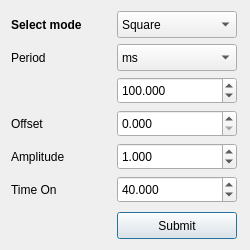
<?xml version="1.0" encoding="UTF-8"?>
<ui version="4.0">
 <class>MainWindow</class>
 <widget class="QDialog" name="MainWindow">
  <property name="geometry">
   <rect>
    <x>0</x>
    <y>0</y>
    <width>250</width>
    <height>250</height>
   </rect>
  </property>
  <property name="sizePolicy">
   <sizepolicy hsizetype="Expanding" vsizetype="Expanding">
    <horstretch>0</horstretch>
    <verstretch>0</verstretch>
   </sizepolicy>
  </property>
  <property name="minimumSize">
   <size>
    <width>250</width>
    <height>250</height>
   </size>
  </property>
  <property name="maximumSize">
   <size>
    <width>250</width>
    <height>250</height>
   </size>
  </property>
  <property name="windowTitle">
   <string>Config</string>
  </property>
  <layout class="QHBoxLayout" name="horizontalLayout">
   <item>
    <layout class="QFormLayout" name="formLayout">
     <property name="fieldGrowthPolicy">
      <enum>QFormLayout::AllNonFixedFieldsGrow</enum>
     </property>
     <item row="0" column="0">
      <widget class="QLabel" name="label">
       <property name="sizePolicy">
        <sizepolicy hsizetype="Fixed" vsizetype="Fixed">
         <horstretch>0</horstretch>
         <verstretch>0</verstretch>
        </sizepolicy>
       </property>
       <property name="minimumSize">
        <size>
         <width>100</width>
         <height>27</height>
        </size>
       </property>
       <property name="font">
        <font>
         <weight>75</weight>
         <bold>true</bold>
        </font>
       </property>
       <property name="text">
        <string>Select mode</string>
       </property>
      </widget>
     </item>
     <item row="0" column="1">
      <widget class="QComboBox" name="cBmode">
       <property name="sizePolicy">
        <sizepolicy hsizetype="Fixed" vsizetype="Fixed">
         <horstretch>0</horstretch>
         <verstretch>0</verstretch>
        </sizepolicy>
       </property>
       <property name="minimumSize">
        <size>
         <width>120</width>
         <height>27</height>
        </size>
       </property>
       <property name="maximumSize">
        <size>
         <width>120</width>
         <height>27</height>
        </size>
       </property>
       <item>
        <property name="text">
         <string>Square</string>
        </property>
       </item>
       <item>
        <property name="text">
         <string>Triangle</string>
        </property>
       </item>
       <item>
        <property name="text">
         <string>Sine</string>
        </property>
       </item>
       <item>
        <property name="text">
         <string>Sawtooth</string>
        </property>
       </item>
       <item>
        <property name="text">
         <string>Fixed potential</string>
        </property>
       </item>
      </widget>
     </item>
     <item row="1" column="0">
      <widget class="QLabel" name="label_2">
       <property name="sizePolicy">
        <sizepolicy hsizetype="Fixed" vsizetype="Fixed">
         <horstretch>0</horstretch>
         <verstretch>0</verstretch>
        </sizepolicy>
       </property>
       <property name="minimumSize">
        <size>
         <width>100</width>
         <height>27</height>
        </size>
       </property>
       <property name="text">
        <string>Period</string>
       </property>
      </widget>
     </item>
     <item row="1" column="1">
      <widget class="QComboBox" name="cBmodoPeriod">
       <property name="sizePolicy">
        <sizepolicy hsizetype="Fixed" vsizetype="Fixed">
         <horstretch>0</horstretch>
         <verstretch>0</verstretch>
        </sizepolicy>
       </property>
       <property name="minimumSize">
        <size>
         <width>120</width>
         <height>27</height>
        </size>
       </property>
       <item>
        <property name="text">
         <string>ms</string>
        </property>
       </item>
       <item>
        <property name="text">
         <string>us</string>
        </property>
       </item>
      </widget>
     </item>
     <item row="3" column="0">
      <widget class="QLabel" name="label_4">
       <property name="sizePolicy">
        <sizepolicy hsizetype="Fixed" vsizetype="Fixed">
         <horstretch>0</horstretch>
         <verstretch>0</verstretch>
        </sizepolicy>
       </property>
       <property name="minimumSize">
        <size>
         <width>100</width>
         <height>27</height>
        </size>
       </property>
       <property name="text">
        <string>Offset</string>
       </property>
      </widget>
     </item>
     <item row="4" column="0">
      <widget class="QLabel" name="label_3">
       <property name="sizePolicy">
        <sizepolicy hsizetype="Fixed" vsizetype="Fixed">
         <horstretch>0</horstretch>
         <verstretch>0</verstretch>
        </sizepolicy>
       </property>
       <property name="minimumSize">
        <size>
         <width>100</width>
         <height>27</height>
        </size>
       </property>
       <property name="text">
        <string>Amplitude</string>
       </property>
      </widget>
     </item>
     <item row="5" column="0">
      <widget class="QStackedWidget" name="stackedWidget">
       <property name="sizePolicy">
        <sizepolicy hsizetype="Fixed" vsizetype="Fixed">
         <horstretch>0</horstretch>
         <verstretch>0</verstretch>
        </sizepolicy>
       </property>
       <property name="minimumSize">
        <size>
         <width>100</width>
         <height>30</height>
        </size>
       </property>
       <property name="currentIndex">
        <number>0</number>
       </property>
       <widget class="QWidget" name="page">
        <widget class="QLabel" name="label_6">
         <property name="geometry">
          <rect>
           <x>0</x>
           <y>0</y>
           <width>100</width>
           <height>27</height>
          </rect>
         </property>
         <property name="sizePolicy">
          <sizepolicy hsizetype="Fixed" vsizetype="Fixed">
           <horstretch>0</horstretch>
           <verstretch>0</verstretch>
          </sizepolicy>
         </property>
         <property name="minimumSize">
          <size>
           <width>100</width>
           <height>27</height>
          </size>
         </property>
         <property name="text">
          <string>Time On</string>
         </property>
        </widget>
       </widget>
       <widget class="QWidget" name="page_2">
        <widget class="QLabel" name="label_5">
         <property name="geometry">
          <rect>
           <x>0</x>
           <y>0</y>
           <width>100</width>
           <height>27</height>
          </rect>
         </property>
         <property name="sizePolicy">
          <sizepolicy hsizetype="Fixed" vsizetype="Fixed">
           <horstretch>0</horstretch>
           <verstretch>0</verstretch>
          </sizepolicy>
         </property>
         <property name="minimumSize">
          <size>
           <width>100</width>
           <height>27</height>
          </size>
         </property>
         <property name="text">
          <string>Rise Time</string>
         </property>
        </widget>
       </widget>
       <widget class="QWidget" name="page_10"/>
       <widget class="QWidget" name="page_9"/>
       <widget class="QWidget" name="page_5"/>
      </widget>
     </item>
     <item row="5" column="1">
      <widget class="QStackedWidget" name="stackedWidget_2">
       <property name="sizePolicy">
        <sizepolicy hsizetype="Fixed" vsizetype="Fixed">
         <horstretch>0</horstretch>
         <verstretch>0</verstretch>
        </sizepolicy>
       </property>
       <property name="minimumSize">
        <size>
         <width>120</width>
         <height>30</height>
        </size>
       </property>
       <property name="currentIndex">
        <number>0</number>
       </property>
       <widget class="QWidget" name="page_3">
        <widget class="QDoubleSpinBox" name="sBtimeon">
         <property name="geometry">
          <rect>
           <x>0</x>
           <y>0</y>
           <width>120</width>
           <height>27</height>
          </rect>
         </property>
         <property name="sizePolicy">
          <sizepolicy hsizetype="Fixed" vsizetype="Fixed">
           <horstretch>0</horstretch>
           <verstretch>0</verstretch>
          </sizepolicy>
         </property>
         <property name="minimumSize">
          <size>
           <width>120</width>
           <height>27</height>
          </size>
         </property>
         <property name="decimals">
          <number>3</number>
         </property>
         <property name="minimum">
          <double>0.000000000000000</double>
         </property>
         <property name="maximum">
          <double>65536.000000000000000</double>
         </property>
         <property name="singleStep">
          <double>1.000000000000000</double>
         </property>
         <property name="value">
          <double>40.000000000000000</double>
         </property>
        </widget>
       </widget>
       <widget class="QWidget" name="page_4">
        <widget class="QDoubleSpinBox" name="sBriseTime">
         <property name="geometry">
          <rect>
           <x>0</x>
           <y>0</y>
           <width>120</width>
           <height>27</height>
          </rect>
         </property>
         <property name="sizePolicy">
          <sizepolicy hsizetype="Fixed" vsizetype="Fixed">
           <horstretch>0</horstretch>
           <verstretch>0</verstretch>
          </sizepolicy>
         </property>
         <property name="minimumSize">
          <size>
           <width>120</width>
           <height>27</height>
          </size>
         </property>
         <property name="decimals">
          <number>3</number>
         </property>
         <property name="maximum">
          <double>65536.000000000000000</double>
         </property>
         <property name="value">
          <double>40.000000000000000</double>
         </property>
        </widget>
       </widget>
       <widget class="QWidget" name="page_8"/>
       <widget class="QWidget" name="page_7"/>
       <widget class="QWidget" name="page_6"/>
      </widget>
     </item>
     <item row="6" column="1">
      <widget class="QPushButton" name="Bsubmit">
       <property name="sizePolicy">
        <sizepolicy hsizetype="Fixed" vsizetype="Fixed">
         <horstretch>0</horstretch>
         <verstretch>0</verstretch>
        </sizepolicy>
       </property>
       <property name="minimumSize">
        <size>
         <width>120</width>
         <height>27</height>
        </size>
       </property>
       <property name="text">
        <string>Submit</string>
       </property>
      </widget>
     </item>
     <item row="2" column="1">
      <widget class="QStackedWidget" name="stackedWidget_3">
       <property name="minimumSize">
        <size>
         <width>120</width>
         <height>27</height>
        </size>
       </property>
       <property name="currentIndex">
        <number>0</number>
       </property>
       <widget class="QWidget" name="page_11">
        <widget class="QDoubleSpinBox" name="sBperiodms">
         <property name="geometry">
          <rect>
           <x>0</x>
           <y>0</y>
           <width>120</width>
           <height>27</height>
          </rect>
         </property>
         <property name="sizePolicy">
          <sizepolicy hsizetype="Fixed" vsizetype="Fixed">
           <horstretch>0</horstretch>
           <verstretch>0</verstretch>
          </sizepolicy>
         </property>
         <property name="minimumSize">
          <size>
           <width>120</width>
           <height>27</height>
          </size>
         </property>
         <property name="decimals">
          <number>3</number>
         </property>
         <property name="minimum">
          <double>1.000000000000000</double>
         </property>
         <property name="maximum">
          <double>65536.000000000000000</double>
         </property>
         <property name="singleStep">
          <double>0.100000000000000</double>
         </property>
         <property name="value">
          <double>100.000000000000000</double>
         </property>
        </widget>
       </widget>
       <widget class="QWidget" name="page_12">
        <widget class="QSpinBox" name="sBperiodus">
         <property name="geometry">
          <rect>
           <x>0</x>
           <y>0</y>
           <width>120</width>
           <height>27</height>
          </rect>
         </property>
         <property name="sizePolicy">
          <sizepolicy hsizetype="Fixed" vsizetype="Fixed">
           <horstretch>0</horstretch>
           <verstretch>0</verstretch>
          </sizepolicy>
         </property>
         <property name="minimumSize">
          <size>
           <width>120</width>
           <height>27</height>
          </size>
         </property>
         <property name="maximum">
          <number>65536000</number>
         </property>
         <property name="value">
          <number>10000</number>
         </property>
        </widget>
       </widget>
      </widget>
     </item>
     <item row="3" column="1">
      <widget class="QDoubleSpinBox" name="sBoffset">
       <property name="sizePolicy">
        <sizepolicy hsizetype="Fixed" vsizetype="Fixed">
         <horstretch>0</horstretch>
         <verstretch>0</verstretch>
        </sizepolicy>
       </property>
       <property name="minimumSize">
        <size>
         <width>120</width>
         <height>27</height>
        </size>
       </property>
       <property name="decimals">
        <number>3</number>
       </property>
       <property name="maximum">
        <double>4.000000000000000</double>
       </property>
       <property name="singleStep">
        <double>0.100000000000000</double>
       </property>
       <property name="value">
        <double>0.000000000000000</double>
       </property>
      </widget>
     </item>
     <item row="4" column="1">
      <widget class="QDoubleSpinBox" name="sBamplitude">
       <property name="sizePolicy">
        <sizepolicy hsizetype="Fixed" vsizetype="Fixed">
         <horstretch>0</horstretch>
         <verstretch>0</verstretch>
        </sizepolicy>
       </property>
       <property name="minimumSize">
        <size>
         <width>120</width>
         <height>27</height>
        </size>
       </property>
       <property name="decimals">
        <number>3</number>
       </property>
       <property name="maximum">
        <double>8.000000000000000</double>
       </property>
       <property name="singleStep">
        <double>0.100000000000000</double>
       </property>
       <property name="value">
        <double>1.000000000000000</double>
       </property>
      </widget>
     </item>
    </layout>
   </item>
  </layout>
 </widget>
 <resources/>
 <connections>
  <connection>
   <sender>cBmode</sender>
   <signal>currentIndexChanged(int)</signal>
   <receiver>stackedWidget</receiver>
   <slot>setCurrentIndex(int)</slot>
   <hints>
    <hint type="sourcelabel">
     <x>174</x>
     <y>25</y>
    </hint>
    <hint type="destinationlabel">
     <x>59</x>
     <y>188</y>
    </hint>
   </hints>
  </connection>
  <connection>
   <sender>cBmode</sender>
   <signal>currentIndexChanged(int)</signal>
   <receiver>stackedWidget_2</receiver>
   <slot>setCurrentIndex(int)</slot>
   <hints>
    <hint type="sourcelabel">
     <x>196</x>
     <y>16</y>
    </hint>
    <hint type="destinationlabel">
     <x>153</x>
     <y>193</y>
    </hint>
   </hints>
  </connection>
  <connection>
   <sender>cBmodoPeriod</sender>
   <signal>currentIndexChanged(int)</signal>
   <receiver>stackedWidget_3</receiver>
   <slot>setCurrentIndex(int)</slot>
   <hints>
    <hint type="sourcelabel">
     <x>219</x>
     <y>52</y>
    </hint>
    <hint type="destinationlabel">
     <x>246</x>
     <y>96</y>
    </hint>
   </hints>
  </connection>
 </connections>
</ui>
